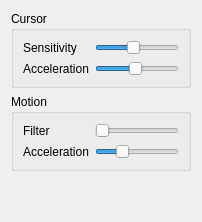
          <widget class="QWidget" name="mouseTab">
           <attribute name="title">
            <string>Mouse</string>
           </attribute>
           <layout class="QVBoxLayout" name="verticalLayout_5">
            <item>
             <widget class="QGroupBox" name="groupBox_4">
              <property name="title">
               <string>Cursor</string>
              </property>
              <layout class="QGridLayout" name="gridLayout_5">
               <item row="0" column="0">
                <widget class="QLabel" name="label_5">
                 <property name="text">
                  <string>Sensitivity</string>
                 </property>
                </widget>
               </item>
               <item row="1" column="0">
                <widget class="QLabel" name="label_6">
                 <property name="text">
                  <string>Acceleration</string>
                 </property>
                </widget>
               </item>
               <item row="1" column="1">
                <widget class="QSlider" name="mouseAcceleration">
                 <property name="minimum">
                  <number>1</number>
                 </property>
                 <property name="maximum">
                  <number>30</number>
                 </property>
                 <property name="singleStep">
                  <number>1</number>
                 </property>
                 <property name="sliderPosition">
                  <number>15</number>
                 </property>
                 <property name="orientation">
                  <enum>Qt::Horizontal</enum>
                 </property>
                </widget>
               </item>
               <item row="0" column="1">
                <widget class="QSlider" name="mouseSensitivity">
                 <property name="minimum">
                  <number>1</number>
                 </property>
                 <property name="maximum">
                  <number>10</number>
                 </property>
                 <property name="pageStep">
                  <number>1</number>
                 </property>
                 <property name="value">
                  <number>5</number>
                 </property>
                 <property name="sliderPosition">
                  <number>5</number>
                 </property>
                 <property name="tracking">
                  <bool>true</bool>
                 </property>
                 <property name="orientation">
                  <enum>Qt::Horizontal</enum>
                 </property>
                 <property name="invertedAppearance">
                  <bool>false</bool>
                 </property>
                 <property name="invertedControls">
                  <bool>false</bool>
                 </property>
                </widget>
               </item>
              </layout>
             </widget>
            </item>
            <item>
             <widget class="QGroupBox" name="groupBox_5">
              <property name="title">
               <string>Motion</string>
              </property>
              <layout class="QGridLayout" name="gridLayout_6">
               <item row="0" column="0">
                <widget class="QLabel" name="label_7">
                 <property name="text">
                  <string>Filter</string>
                 </property>
                </widget>
               </item>
               <item row="0" column="1">
                <widget class="QSlider" name="motionFilter">
                 <property name="minimum">
                  <number>1</number>
                 </property>
                 <property name="maximum">
                  <number>10</number>
                 </property>
                 <property name="pageStep">
                  <number>1</number>
                 </property>
                 <property name="orientation">
                  <enum>Qt::Horizontal</enum>
                 </property>
                </widget>
               </item>
               <item row="1" column="0">
                <widget class="QLabel" name="label_8">
                 <property name="text">
                  <string>Acceleration</string>
                 </property>
                </widget>
               </item>
               <item row="1" column="1">
                <widget class="QSlider" name="motionAcceleration">
                 <property name="minimum">
                  <number>1</number>
                 </property>
                 <property name="maximum">
                  <number>100</number>
                 </property>
                 <property name="singleStep">
                  <number>1</number>
                 </property>
                 <property name="value">
                  <number>30</number>
                 </property>
                 <property name="orientation">
                  <enum>Qt::Horizontal</enum>
                 </property>
                </widget>
               </item>
              </layout>
             </widget>
            </item>
            <item>
             <spacer name="verticalSpacer_3">
              <property name="orientation">
               <enum>Qt::Vertical</enum>
              </property>
              <property name="sizeHint" stdset="0">
               <size>
                <width>20</width>
                <height>40</height>
               </size>
              </property>
             </spacer>
            </item>
           </layout>
          </widget>
